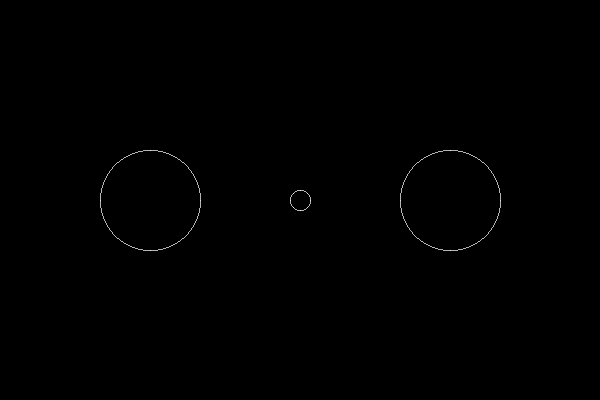
Frame 1 (no input)
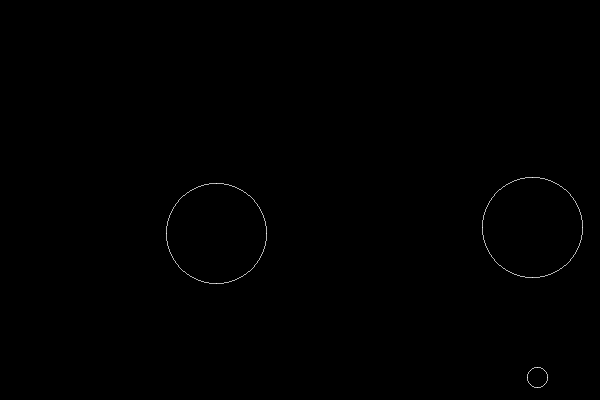
Frame 60 (the mouse pressed at the canvas centre just before this capture)
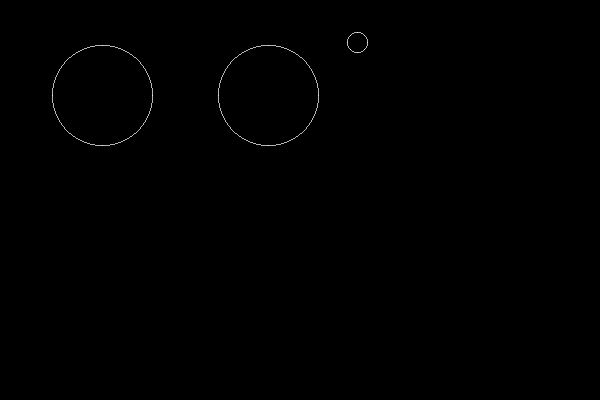
Frame 120 (the mouse held since frame 60 and released just before this capture)

The Processing sketch that drew these frames (run headless with seeded random() and noise(); from frame 60 on, the mouse is pressed at the canvas centre):

// Processing sketch: three_moving_circles
// ── three_moving_circles.pde
/*Implement of two circles moving around the screen*/

boolean loop = true;
Circle c1, c2, c3;

void setup() {
  size(600, 400);
  stroke(255);
  
  c1 = new Circle( width/4, height/2, 50);
  c2 = new Circle(3 * width / 4, height / 2, 50);
  c3 = new Circle(width/2, height/2, 10);
}

/**Draws eight points of a circle using its simetry property
** inputs:
**  *(x,y): Current point of the circle.
**  *(xc, yc): Center of the circle.
**/
void circlePoint(int x, int y, int xc, int yc) {
  point(x + xc, y + yc);
  point(y + xc, x + yc);
  point(-y + xc, x + yc);
  point(-x + xc, y + yc);
  point(-x + xc, -y + yc);
  point(-y + xc, -x + yc);
  point(y + xc, -x + yc);
  point(x + xc, -y + yc);
}

float distance(int x1, int y1, int x2, int y2) {
  return sqrt( pow(x1 - x2, 2) + pow(y1 - y2, 2) );
}

class Circle {
  int xc, yc;
  int r;
  int vx;
  int vy;
  
  Circle(int ixc, int iyc, int ir) {
    xc = ixc;
    yc = iyc;
    r = ir;
    vx = (int) random(1, 10);
    vy = (int) random(1, 10);
  }
  
  /*Draw circle using hte Bresenham algorithm*/
  void draw_circle() {
    int x, y, e;
  
    //Starting point
    x = r;
    y = 0;
    //Initial error
    e = 0;
    while (x >= y) {
      circlePoint(x, y, xc, yc);
      e += (2 * y) + 1;
      y++;
      if ((2 * e) > (2*x - 1)) {
        e += -(2 * x) + 1;
        x--;
      }
    }
  }
  
  void move() {
    xc += vx;
    yc += vy;
    
    //Check for boundaries
    if (xc >= width - r )
      vx = -(int) random(0, 10);
    if (xc <= r)
      vx = (int) random(0, 10);
    if (yc >= height - r)
      vy = -(int) random(0, 10);
    if (yc <= r)
      vy = (int) random(0, 10); 
  }
  
  /*Check if the circle collide with c*/
  void collide(Circle c) {
    float dx = c.xc - xc;
    float dy = c.yc - yc;
    float distance = sqrt(dx*dx + dy*dy);
    float tan_x;
    float theta;
    
    if (distance <= c.r + r) {
        theta = atan2(dy, dx);
        tan_x = (yc - c.yc) / (xc - c.xc);
        //0° <= x <= 45°
        if (0 <= tan_x && tan_x <= 1 ) {
          vx *= -1;
          c.vx *= -1;
        }
      
        //45° < x <= 90°
        if (tan_x > 1) {
          vy *= -1;
          c.vy *= -1;
        }
      
        //0 >= x >= -45
        if (0 > tan_x && tan_x >= -1) {
          vx *= -1;
          c.vx *= -1;
        }
      
        // -45 >= x >= -90
        if (tan_x < 1) {
          vy *= -1;
          c.vy *= -1;
        }
      }
  }
}

void draw() {
  background(0);
  c1.draw_circle();
  c1.move();
  c1.collide(c2);
  c2.draw_circle();
  c2.move();
  c3.draw_circle();
  c3.move();
}

/*void mousePressed() {
  if (loop) {
    loop();
    loop = false;
  }
  else {
    noLoop();
    loop = true;
  }
}*/
